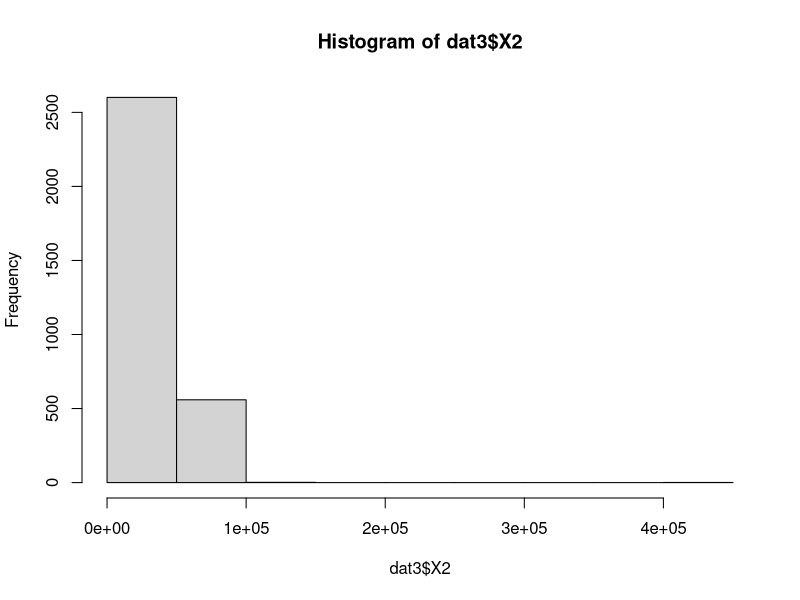
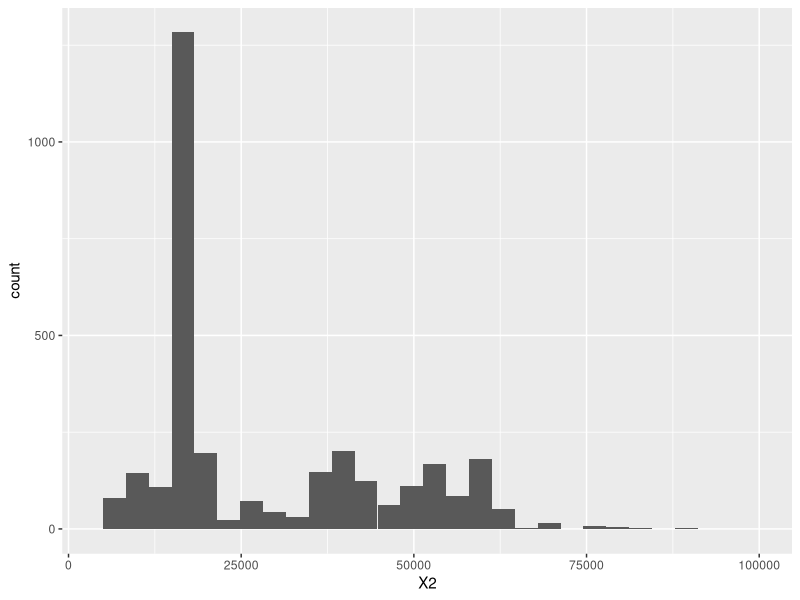
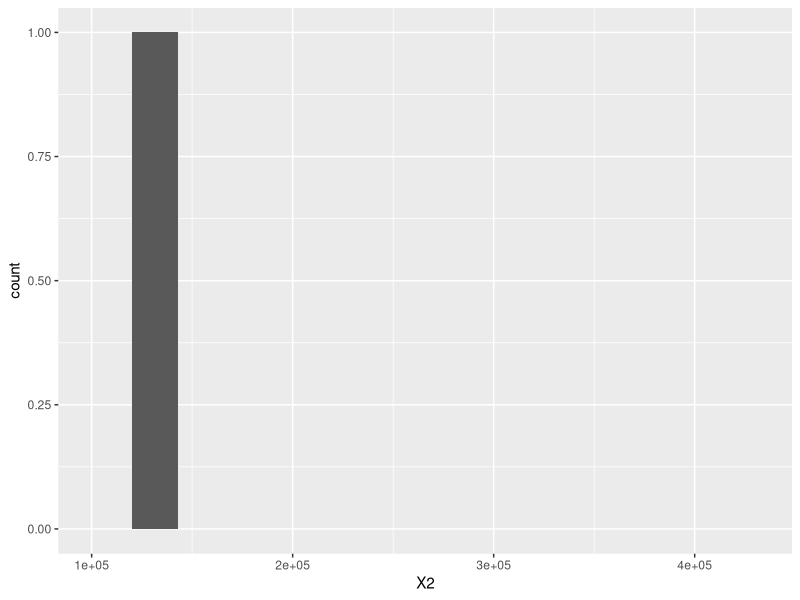

Reproduce these figures in R, in order.
library(tidyverse)
library(tidyr)

# looking at sequence lengths of the phages
my_data <- read_csv("./lysogenic/z_lysogenic_count_length.txt",col_names = FALSE)
head(my_data)
my_data <- my_data %>% column_to_rownames(var="X1")



# separate X2 into many columns
my_data$phage1 <- sapply(strsplit(as.character(my_data$X2),' '), "[",1)
my_data$phage2 <- sapply(strsplit(as.character(my_data$X2),' '), "[",2)
my_data$phage3 <- sapply(strsplit(as.character(my_data$X2),' '), "[",3)
my_data$phage4 <- sapply(strsplit(as.character(my_data$X2),' '), "[",4)
my_data$phage5 <- sapply(strsplit(as.character(my_data$X2),' '), "[",5)
my_data$phage6 <- sapply(strsplit(as.character(my_data$X2),' '), "[",6)
my_data$phage7 <- sapply(strsplit(as.character(my_data$X2),' '), "[",7)
my_data$phage8 <- sapply(strsplit(as.character(my_data$X2),' '), "[",8)
my_data$phage9 <- sapply(strsplit(as.character(my_data$X2),' '), "[",9)
my_data$phage10 <- sapply(strsplit(as.character(my_data$X2),' '), "[",10)
my_data$phage11 <- sapply(strsplit(as.character(my_data$X2),' '), "[",11)
my_data$phage12 <- sapply(strsplit(as.character(my_data$X2),' '), "[",12)

my_data <- my_data[c(2:13)]
#names(my_data)[names(my_data) == "X1"] <- "genome"

df1 <- lapply(my_data,as.numeric)

# max value
colMax <- function(data) sapply(data, max, na.rm = TRUE)
colMax(df1) # largest 'lysogenic' phage is 431,272

# min value
colMin <- function(data) sapply(data, min, na.rm = TRUE)
colMin(df1) # smallest 'lysogenic' phage is 3,933


# plot histogram of reads we see
dat <- read_csv("./lysogenic/z_lysogenic_count_length.txt",col_names = FALSE)
dat2 <- data.frame(X2 = unlist(strsplit(as.character(dat$X2), " ")))
dat3 <- lapply(dat2,as.numeric)
dat3 <- as.data.frame(dat3)

hist(dat3$X2)

ggplot(dat3, aes(x=X2)) + geom_histogram() + xlim(3900,100000)

ggplot(dat3, aes(x=X2)) + geom_histogram() + xlim(100000,432000)
